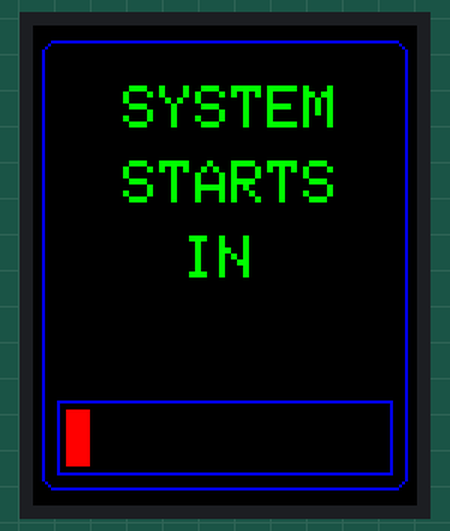
Simulated run of this sketch. Board: Arduino Uno, built with avr-gcc and run on an emulated ATmega328P. Parts: 128×160 colour display.

Above: at 0.2 s.
At 1.2 s:
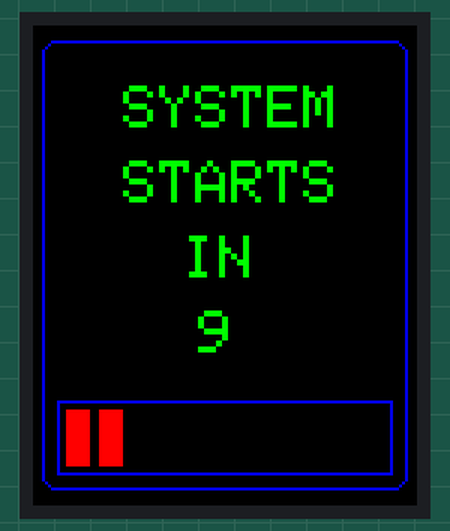
At 2.2 s:
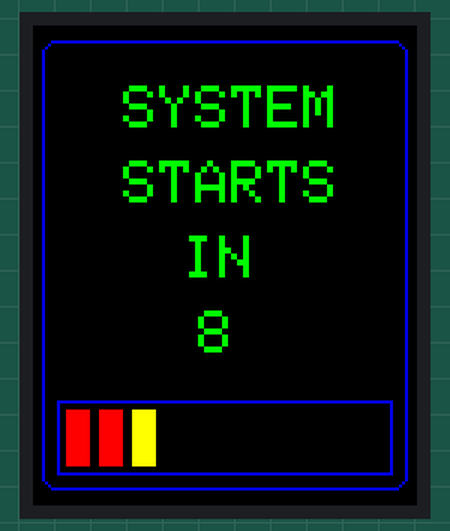
At 5.2 s:
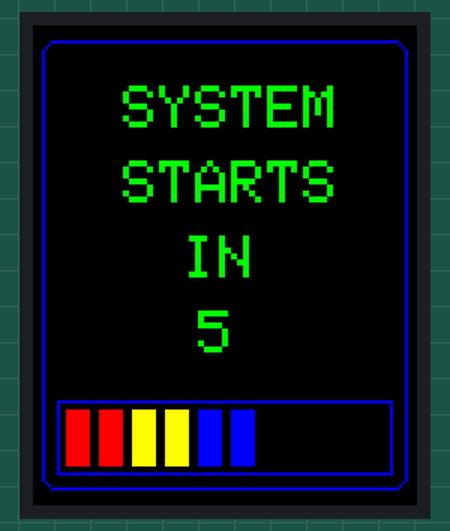
At 8.3 s:
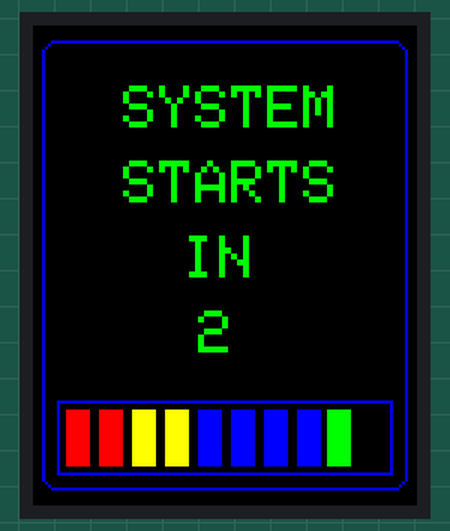
At 10.3 s:
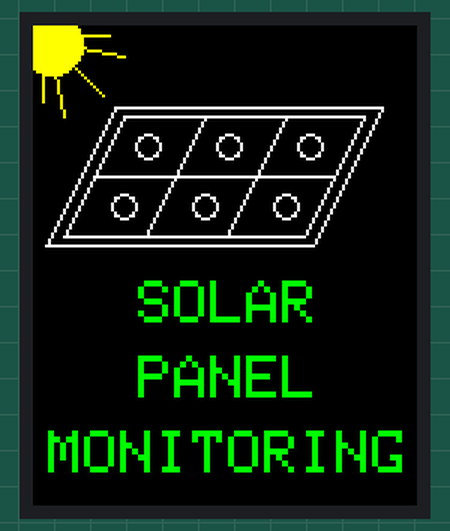

Measured:
- what the display in image 1 shows lasts 1.0 s, from 1.2 s to 2.2 s

The sketch:

LCD_TEST_CODE.ino
```cpp
//////////////////////////////////////////////////////////////////////////////////
/////////////////////////////////LIBRARY DEFINATION///////////////////////////////
//////////////////////////////////////////////////////////////////////////////////
#include <Adafruit_GFX.h>
#include <Adafruit_Sensor.h>
#include <Adafruit_ST7735.h>
#include <Wire.h>
#include <SPI.h>

#define TFT_CS    10
#define TFT_RST   8
#define TFT_DC    9
#define TFT_SCLK 13
#define TFT_MOSI 11

//Adafruit_ST7735 tft = Adafruit_ST7735(TFT_CS,  TFT_DC, TFT_RST);
Adafruit_ST7735 tft = Adafruit_ST7735(TFT_CS, TFT_DC, TFT_MOSI, TFT_SCLK, TFT_RST);

//////////////////////////////////////////////////////////////////////////////////
////////////////////////////LIBRARY DEFINATION END////////////////////////////////
//////////////////////////////////////////////////////////////////////////////////

//.............................................................................//
////////////////////////VARIABLE DECLARATION ////////////////////////////////////
//.............................................................................//
byte count =10; bool t =0;
//.............................................................................//
////////////////////////VARIABLE DECLARATION END ////////////////////////////////
//.............................................................................//

void setup(void)
{
 //........................LCD INITIALIZATION.........................................//
  tft.initR(INITR_BLACKTAB);
  tft.fillScreen(ST7735_BLACK);

  tft.drawRoundRect(3, 5, 122, 150,5, ST7735_BLUE);
  tft.setCursor(30, 20);
  tft.setTextColor(ST7735_GREEN);
  tft.setTextSize(2);
  tft.println("SYSTEM");
  tft.setCursor(30, 45);
  tft.println("STARTS");
  tft.setCursor(50, 70);
  tft.println("IN");

  tft.drawRect(8 , 125, 112, 25,ST7735_BLUE);
  tft.fillRect(11, 128, 8, 19, ST7735_RED);

}

void display()
{
  tft.drawRoundRect(40, 90, 40,25,5, ST7735_BLACK);
    tft.fillRoundRect(40, 90, 40,25,5, ST7735_BLACK);
    tft.setCursor(55, 95);
    tft.println(count);

    if ( count == 9)
    {
      tft.fillRect(22, 128, 8, 19,ST7735_RED);
    }
    else if (count == 8)
    {
      tft.fillRect(33, 128, 8, 19,ST7735_YELLOW);
    }
    else if (count == 7)
    {
      tft.fillRect(44, 128, 8, 19,ST7735_YELLOW);
    }
    else if (count == 6)
    {
      tft.fillRect(55, 128, 8, 19,ST7735_BLUE);
    }
    else if (count == 5)
    {
       tft.fillRect(66, 128, 8, 19,ST7735_BLUE);
    }
    else if (count == 4)
    {
      tft.fillRect(77, 128, 8, 19,ST7735_BLUE);
    }
    else if (count == 3)
    {
       tft.fillRect(88, 128, 8, 19,ST7735_BLUE);
    }
    else if (count == 2)
    {
      tft.fillRect(98, 128, 8, 19,ST7735_GREEN);
    }
    else if (count == 1)
    {
      tft.fillRect(108, 128, 8, 19,ST7735_GREEN);
    }
}


void loop()
{
  if (count > 0)
  {
    count = count - 1;
    delay (1000);
    display();

  }
  else
  {

    if (t == 0)
    {
      tft.fillScreen(ST7735_BLACK);

      tft.drawCircle(6, 6 ,10, ST7735_YELLOW);
      tft.fillCircle(6, 6 ,10, ST7735_YELLOW);

      tft.drawLine(5, 5 ,10,30, ST7735_YELLOW);
      tft.drawLine(5, 5 ,23,23, ST7735_YELLOW);
      tft.drawLine(5, 5 ,30,10, ST7735_YELLOW);

      tft.drawLine(3, 3 ,3,25, ST7735_YELLOW);
      tft.drawLine(3, 3 ,25,3, ST7735_YELLOW);

      tft.drawLine(30, 30 ,110,30, ST7735_WHITE);
      tft.drawLine(27, 27 ,116,27, ST7735_WHITE);

      tft.drawLine(10, 70 ,90,70, ST7735_WHITE);
      tft.drawLine(4, 73 ,93,73, ST7735_WHITE);

      tft.drawLine(30, 30 ,10,70, ST7735_WHITE);
      tft.drawLine(27, 27 ,4,73, ST7735_WHITE);

      tft.drawLine(110, 30 ,90,70, ST7735_WHITE);
      tft.drawLine(116, 27 ,93,73, ST7735_WHITE);


      tft.drawLine(20, 50 ,100,50, ST7735_WHITE);
      tft.drawLine(57, 30 ,37,70, ST7735_WHITE);
      tft.drawLine(84, 30 ,64,70, ST7735_WHITE);

      tft.drawCircle(38, 40 ,4, ST7735_WHITE);
      tft.drawCircle(65, 40 ,4, ST7735_WHITE);
      tft.drawCircle(92, 40 ,4, ST7735_WHITE);

      tft.drawCircle(30, 60 ,4, ST7735_WHITE);
      tft.drawCircle(57, 60 ,4, ST7735_WHITE);
      tft.drawCircle(84, 60 ,4, ST7735_WHITE);

      tft.setTextSize(2);
      tft.setCursor(35, 85);
      tft.println("SOLAR");
      tft.setCursor(35, 110);
      tft.println("PANEL");
      tft.setCursor(5, 135);
      tft.println("MONITORING");


      t=1;
    }
    else
    {

    }

  }

}
```
